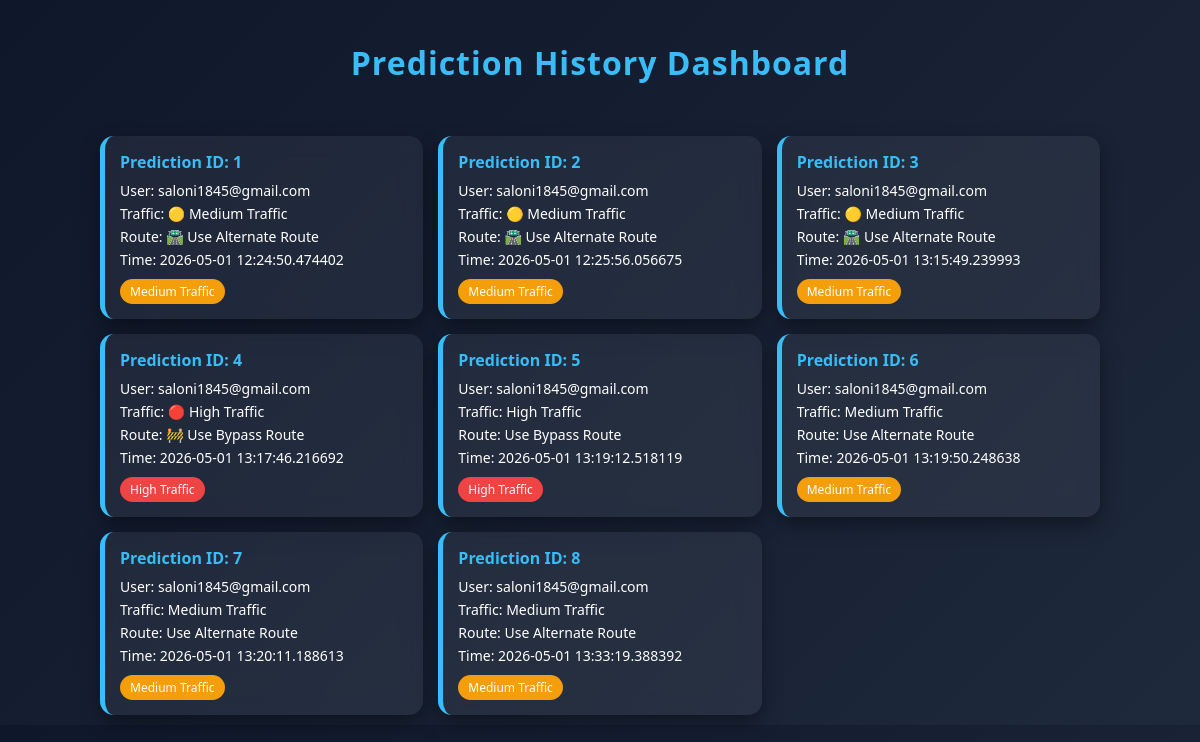
Screenshot of /history (signed in) with the database file from the repository.
### tables this page shows
CREATE TABLE history
                 (id INTEGER PRIMARY KEY,
                  user TEXT,
                  traffic TEXT,
                  route TEXT,
                  time TEXT);

### app.py (the view)
@app.route('/history')
def history():
    if 'user' not in session:
        return redirect('/')
    conn = sqlite3.connect("database.db")
    df = pd.read_sql_query("SELECT * FROM history WHERE user=?",
                           conn, params=(session['user'],))
    conn.close()
    return render_template("history.html", data=df.values)

### templates/history.html (shortened to what this page needs)
<!DOCTYPE html>
<html>
<head>
</head>
<body>
<h1>Prediction History Dashboard</h1>
<div class="container">
    <div class="grid">
        {% for row in data %}
        <div class="card">
            <div class="title">Prediction ID: {{ row[0] }}</div>
            <div class="text">User: {{ row[1] }}</div>
            <div class="text">Traffic: {{ row[2] }}</div>
            <div class="text">Route: {{ row[3] }}</div>
            <div class="text">Time: {{ row[4] }}</div>
            {% if "Low" in row[2] %}
                <span class="badge low">Low Traffic</span>
            {% elif "Medium" in row[2] %}
                <span class="badge medium">Medium Traffic</span>
            {% else %}
                <span class="badge high">High Traffic</span>
            {% endif %}
        </div>
        {% endfor %}
    </div>
</div>
</body>
</html>

### templates/history.html (style rules this page uses)
body { margin: 0; font-family: 'Segoe UI', sans-serif; background: linear-gradient(135deg, #0f172a, #1e293b); color: white; }
h1 { text-align: center; padding: 20px; color: #38bdf8; letter-spacing: 1px; }
.container { width: 85%; margin: auto; }
.grid { display: grid; grid-template-columns: repeat(auto-fit, minmax(280px, 1fr)); gap: 15px; padding: 10px; }
.card { background: rgba(255,255,255,0.06); border-radius: 14px; padding: 15px; box-shadow: 0 8px 20px rgba(0,0,0,0.4); backdrop-filter: blur(10px); transition: 0.3s; border-left: 5px solid #38bdf8; }
.title { font-size: 16px; font-weight: bold; margin-bottom: 8px; color: #38bdf8; }
.text { font-size: 14px; margin: 4px 0; }
.badge { padding: 4px 10px; border-radius: 20px; font-size: 12px; display: inline-block; margin-top: 6px; }
.medium { background: #f59e0b; }
.high { background: #ef4444; }

### rows the page displays
history: user "saloni1845@gmail.com", traffic "🟡 Medium Traffic", route "🛣️ Use Alternate Route", time "2026-05-01 12:24:50.474402"
history: user "saloni1845@gmail.com", traffic "🟡 Medium Traffic", route "🛣️ Use Alternate Route", time "2026-05-01 12:25:56.056675"
history: user "saloni1845@gmail.com", traffic "🟡 Medium Traffic", route "🛣️ Use Alternate Route", time "2026-05-01 13:15:49.239993"
history: user "saloni1845@gmail.com", traffic "🔴 High Traffic", route "🚧 Use Bypass Route", time "2026-05-01 13:17:46.216692"
history: user "saloni1845@gmail.com", traffic "High Traffic", route "Use Bypass Route", time "2026-05-01 13:19:12.518119"
history: user "saloni1845@gmail.com", traffic "Medium Traffic", route "Use Alternate Route", time "2026-05-01 13:19:50.248638"
history: user "saloni1845@gmail.com", traffic "Medium Traffic", route "Use Alternate Route", time "2026-05-01 13:20:11.188613"
history: user "saloni1845@gmail.com", traffic "Medium Traffic", route "Use Alternate Route", time "2026-05-01 13:33:19.388392"

### other values shown
{{ row[0] }} "1" "2" "3" "4" "5" "6" "7" "8"
